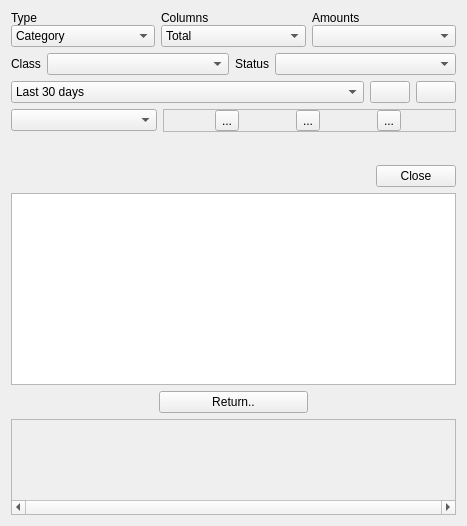
<?xml version="1.0" encoding="UTF-8"?>
<ui version="4.0">
 <class>CReport</class>
 <widget class="QWidget" name="CReport">
  <property name="geometry">
   <rect>
    <x>0</x>
    <y>0</y>
    <width>467</width>
    <height>526</height>
   </rect>
  </property>
  <property name="windowTitle">
   <string>Form</string>
  </property>
  <layout class="QVBoxLayout" name="verticalLayout_2">
   <item>
    <widget class="QWidget" name="pWidgetControls" native="true">
     <layout class="QVBoxLayout" name="verticalLayout">
      <property name="margin">
       <number>0</number>
      </property>
      <item>
       <layout class="QGridLayout" name="gridLayout">
        <property name="verticalSpacing">
         <number>0</number>
        </property>
        <item row="0" column="0">
         <widget class="QLabel" name="label">
          <property name="text">
           <string>Type</string>
          </property>
         </widget>
        </item>
        <item row="0" column="1">
         <widget class="QLabel" name="label_2">
          <property name="text">
           <string>Columns</string>
          </property>
         </widget>
        </item>
        <item row="0" column="2">
         <widget class="QLabel" name="label_3">
          <property name="text">
           <string>Amounts</string>
          </property>
         </widget>
        </item>
        <item row="1" column="0">
         <widget class="QComboBox" name="pCBType">
          <property name="sizePolicy">
           <sizepolicy hsizetype="Expanding" vsizetype="Fixed">
            <horstretch>0</horstretch>
            <verstretch>0</verstretch>
           </sizepolicy>
          </property>
          <item>
           <property name="text">
            <string>Category</string>
           </property>
          </item>
          <item>
           <property name="text">
            <string>Payee</string>
           </property>
          </item>
          <item>
           <property name="text">
            <string>Account</string>
           </property>
          </item>
         </widget>
        </item>
        <item row="1" column="1">
         <widget class="QComboBox" name="pCBColumns">
          <property name="sizePolicy">
           <sizepolicy hsizetype="Expanding" vsizetype="Fixed">
            <horstretch>0</horstretch>
            <verstretch>0</verstretch>
           </sizepolicy>
          </property>
          <item>
           <property name="text">
            <string>Total</string>
           </property>
          </item>
          <item>
           <property name="text">
            <string>Months</string>
           </property>
          </item>
          <item>
           <property name="text">
            <string>Years</string>
           </property>
          </item>
         </widget>
        </item>
        <item row="1" column="2">
         <widget class="QComboBox" name="pCBAmtType">
          <property name="sizePolicy">
           <sizepolicy hsizetype="Expanding" vsizetype="Fixed">
            <horstretch>0</horstretch>
            <verstretch>0</verstretch>
           </sizepolicy>
          </property>
         </widget>
        </item>
       </layout>
      </item>
      <item>
       <layout class="QHBoxLayout" name="horizontalLayout">
        <item>
         <widget class="QLabel" name="label_4">
          <property name="text">
           <string>Class</string>
          </property>
         </widget>
        </item>
        <item>
         <widget class="QComboBox" name="pCBClass">
          <property name="sizePolicy">
           <sizepolicy hsizetype="Expanding" vsizetype="Fixed">
            <horstretch>0</horstretch>
            <verstretch>0</verstretch>
           </sizepolicy>
          </property>
         </widget>
        </item>
        <item>
         <widget class="QLabel" name="label_5">
          <property name="text">
           <string>Status</string>
          </property>
         </widget>
        </item>
        <item>
         <widget class="QComboBox" name="pCBStatus">
          <property name="sizePolicy">
           <sizepolicy hsizetype="Expanding" vsizetype="Fixed">
            <horstretch>0</horstretch>
            <verstretch>0</verstretch>
           </sizepolicy>
          </property>
         </widget>
        </item>
       </layout>
      </item>
      <item>
       <layout class="QHBoxLayout" name="horizontalLayout_4">
        <item>
         <widget class="QComboBox" name="pCBPeriod">
          <property name="sizePolicy">
           <sizepolicy hsizetype="Expanding" vsizetype="Fixed">
            <horstretch>0</horstretch>
            <verstretch>0</verstretch>
           </sizepolicy>
          </property>
          <item>
           <property name="text">
            <string>Last 30 days</string>
           </property>
          </item>
          <item>
           <property name="text">
            <string>Last 90 days</string>
           </property>
          </item>
          <item>
           <property name="text">
            <string>Last Month</string>
           </property>
          </item>
          <item>
           <property name="text">
            <string>Last Year</string>
           </property>
          </item>
          <item>
           <property name="text">
            <string>This Month</string>
           </property>
          </item>
          <item>
           <property name="text">
            <string>This Year</string>
           </property>
          </item>
          <item>
           <property name="text">
            <string>Custom</string>
           </property>
          </item>
         </widget>
        </item>
        <item>
         <widget class="QPushButton" name="pPBBegin">
          <property name="text">
           <string/>
          </property>
         </widget>
        </item>
        <item>
         <widget class="QPushButton" name="pPBEnd">
          <property name="text">
           <string/>
          </property>
         </widget>
        </item>
       </layout>
      </item>
      <item>
       <layout class="QHBoxLayout" name="horizontalLayout_6" stretch="1,2">
        <item>
         <widget class="QComboBox" name="pCBCurrency"/>
        </item>
        <item>
         <widget class="QFrame" name="frame_2">
          <property name="sizePolicy">
           <sizepolicy hsizetype="Preferred" vsizetype="Preferred">
            <horstretch>0</horstretch>
            <verstretch>0</verstretch>
           </sizepolicy>
          </property>
          <property name="frameShape">
           <enum>QFrame::StyledPanel</enum>
          </property>
          <property name="frameShadow">
           <enum>QFrame::Raised</enum>
          </property>
          <layout class="QHBoxLayout" name="horizontalLayout_3">
           <property name="margin">
            <number>0</number>
           </property>
           <item>
            <widget class="QToolButton" name="pTBReport">
             <property name="text">
              <string>...</string>
             </property>
             <property name="icon">
              <iconset resource="drfinance.qrc">
               <normaloff>:/buttons/icons/button-report.png</normaloff>:/buttons/icons/button-report.png</iconset>
             </property>
             <property name="iconSize">
              <size>
               <width>48</width>
               <height>48</height>
              </size>
             </property>
             <property name="checkable">
              <bool>false</bool>
             </property>
            </widget>
           </item>
           <item>
            <widget class="QToolButton" name="pTBDrawHistogram">
             <property name="text">
              <string>...</string>
             </property>
             <property name="icon">
              <iconset resource="drfinance.qrc">
               <normaloff>:/buttons/icons/button-histogram.png</normaloff>:/buttons/icons/button-histogram.png</iconset>
             </property>
             <property name="iconSize">
              <size>
               <width>48</width>
               <height>48</height>
              </size>
             </property>
             <property name="checkable">
              <bool>false</bool>
             </property>
            </widget>
           </item>
           <item>
            <widget class="QToolButton" name="pTBDrawPie">
             <property name="text">
              <string>...</string>
             </property>
             <property name="icon">
              <iconset resource="drfinance.qrc">
               <normaloff>:/buttons/icons/button-pie.png</normaloff>:/buttons/icons/button-pie.png</iconset>
             </property>
             <property name="iconSize">
              <size>
               <width>48</width>
               <height>48</height>
              </size>
             </property>
             <property name="checkable">
              <bool>false</bool>
             </property>
            </widget>
           </item>
          </layout>
         </widget>
        </item>
       </layout>
      </item>
      <item>
       <spacer name="verticalSpacer">
        <property name="orientation">
         <enum>Qt::Vertical</enum>
        </property>
        <property name="sizeHint" stdset="0">
         <size>
          <width>20</width>
          <height>27</height>
         </size>
        </property>
       </spacer>
      </item>
      <item>
       <layout class="QHBoxLayout" name="horizontalLayout_2">
        <item>
         <spacer name="horizontalSpacer">
          <property name="orientation">
           <enum>Qt::Horizontal</enum>
          </property>
          <property name="sizeHint" stdset="0">
           <size>
            <width>40</width>
            <height>20</height>
           </size>
          </property>
         </spacer>
        </item>
        <item>
         <widget class="QPushButton" name="pPBClose">
          <property name="text">
           <string>Close</string>
          </property>
         </widget>
        </item>
       </layout>
      </item>
     </layout>
    </widget>
   </item>
   <item>
    <widget class="QWidget" name="pWTable" native="true">
     <layout class="QVBoxLayout" name="verticalLayout_3">
      <property name="margin">
       <number>0</number>
      </property>
      <item>
       <widget class="QTableView" name="pTableView">
        <property name="frameShadow">
         <enum>QFrame::Raised</enum>
        </property>
       </widget>
      </item>
      <item>
       <layout class="QHBoxLayout" name="horizontalLayout_5">
        <item>
         <spacer name="horizontalSpacer_2">
          <property name="orientation">
           <enum>Qt::Horizontal</enum>
          </property>
          <property name="sizeHint" stdset="0">
           <size>
            <width>40</width>
            <height>20</height>
           </size>
          </property>
         </spacer>
        </item>
        <item>
         <widget class="QPushButton" name="pPBReturn">
          <property name="sizePolicy">
           <sizepolicy hsizetype="Expanding" vsizetype="Fixed">
            <horstretch>0</horstretch>
            <verstretch>0</verstretch>
           </sizepolicy>
          </property>
          <property name="text">
           <string>Return..</string>
          </property>
         </widget>
        </item>
        <item>
         <spacer name="horizontalSpacer_3">
          <property name="orientation">
           <enum>Qt::Horizontal</enum>
          </property>
          <property name="sizeHint" stdset="0">
           <size>
            <width>40</width>
            <height>20</height>
           </size>
          </property>
         </spacer>
        </item>
       </layout>
      </item>
     </layout>
    </widget>
   </item>
   <item>
    <widget class="QScrollArea" name="pScrollArea">
     <property name="frameShadow">
      <enum>QFrame::Raised</enum>
     </property>
     <property name="verticalScrollBarPolicy">
      <enum>Qt::ScrollBarAsNeeded</enum>
     </property>
     <property name="horizontalScrollBarPolicy">
      <enum>Qt::ScrollBarAlwaysOn</enum>
     </property>
     <property name="widgetResizable">
      <bool>true</bool>
     </property>
     <widget class="CReportDrawing" name="pViewport">
      <property name="geometry">
       <rect>
        <x>0</x>
        <y>0</y>
        <width>453</width>
        <height>41</height>
       </rect>
      </property>
      <property name="sizePolicy">
       <sizepolicy hsizetype="Expanding" vsizetype="Expanding">
        <horstretch>0</horstretch>
        <verstretch>0</verstretch>
       </sizepolicy>
      </property>
     </widget>
    </widget>
   </item>
  </layout>
 </widget>
 <customwidgets>
  <customwidget>
   <class>CReportDrawing</class>
   <extends>QWidget</extends>
   <header>reportdrawing.h</header>
   <container>1</container>
  </customwidget>
 </customwidgets>
 <tabstops>
  <tabstop>pCBType</tabstop>
  <tabstop>pCBColumns</tabstop>
  <tabstop>pCBAmtType</tabstop>
  <tabstop>pCBClass</tabstop>
  <tabstop>pCBStatus</tabstop>
  <tabstop>pCBPeriod</tabstop>
  <tabstop>pPBBegin</tabstop>
  <tabstop>pPBEnd</tabstop>
  <tabstop>pTBReport</tabstop>
  <tabstop>pTBDrawHistogram</tabstop>
  <tabstop>pTBDrawPie</tabstop>
  <tabstop>pPBClose</tabstop>
  <tabstop>pScrollArea</tabstop>
 </tabstops>
 <resources>
  <include location="drfinance.qrc"/>
 </resources>
 <connections/>
</ui>
